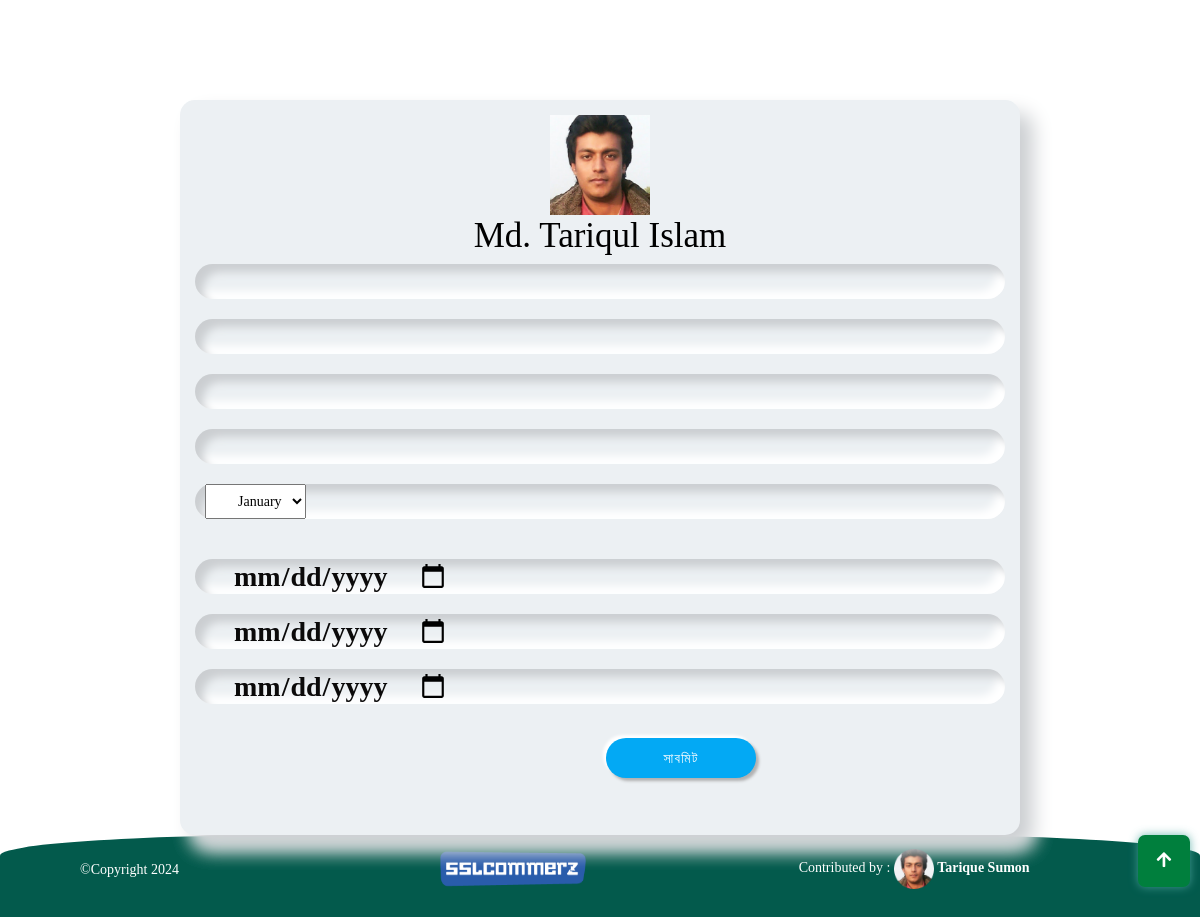
The app's page /payments/create_payment (signed in) with its own data.
### accounts/models.py (models this page shows)
class CustomUser(AbstractUser):
    username=None
    first_name=None
    last_name=None
    email=models.EmailField(max_length=100, unique=True)
    name=models.CharField(max_length=100)
    phone=models.CharField(max_length=20, unique=True)
    roll=models.CharField(max_length=100, null=True)
    session=models.CharField(max_length=100, null=True)
    group=models.CharField(max_length=100,  null=True)
    college=models.CharField(max_length=100, null=True)
    image=models.ImageField(upload_to='media/',blank=True,null=True)
    email_is_verified=models.BooleanField(default=False,null=True)
    USERNAME_FIELD='email'
    REQUIRED_FIELDS=['name','phone']
    objects=UserManager()

### payments/views.py (the view, shortened to what this page needs)
# urls.py: path('create_payment', views.CreatePayment, name='create_payment'),
def CreatePayment(request):
 if request.user.is_authenticated:
    user = request.user
    form = PaymentCreateForm(request.POST, request.FILES)
    users=CustomUser.objects.all()
    return render(request, 'payments/createpayment.html', {'form': form})

### payments/forms.py
class PaymentCreateForm(forms.ModelForm):
    email = forms.EmailField()
    month = forms.ChoiceField(choices= (('January', 'January'),('February', 'February'),('March', 'March'),('April', 'April'),('May', 'May'),('June', 'June'),))
    start_date = forms.DateInput()
    end_date = forms.DateInput()
    deadline = forms.DateInput()
    class Meta:
        model = Payment
        fields = [ 'email','user_id','phone','month','amount','start_date','end_date','status','deadline']
        exclude = ()
        widgets = {
            'start_date': forms.DateInput(
        format=('%m-%d-%y'),
        attrs={'class': 'form-control',
               'placeholder': 'Select a date',
               'type': 'date'
              }),
            'end_date': forms.DateInput(
        format=('%m-%d-%y'),
        attrs={'class': 'form-control',
               'placeholder': 'Select a date',
               'type': 'date'
              }),
             'deadline': forms.DateInput(
        format=('%m-%d-%y'),
        attrs={'class': 'form-control',
               'placeholder': 'Select a date',
               'type': 'date'
              }),
        }

### templates/payments/createpayment.html (shortened to what this page needs)
{% extends 'basepage/user_layout.html'%}
{%block content %}
{% load  static %}
<div class="wrapper1">
<form class="form-horizontal" role="form" method="POST" action="{% url 'create_payment' %}" enctype="multipart/form-data">
        <div class="text-center">
            <img src="{%if user.image%}{{user.image.url}}{% else %} {% static 'images/avatar.jpg' %}  {% endif %}" class="avatar img-circle" alt="avatar"
                 style="width: 100px; height: 100px;">
            <h1>{{user.name}}</h1>
            <div  class="form-field d-flex align-items-center">
                <div class="loginBox">
            {{ form.email }}
                </div>
            </div>
            <div  class="form-field d-flex align-items-center">
                <div class="loginBox">
            {{ form.user_id }}
                </div>
            </div>
            <div  class="form-field d-flex align-items-center">
                <div class="loginBox">
            {{ form.amount }}
                </div>
            </div>
            <div  class="form-field d-flex align-items-center">
                <div class="loginBox">
            {{ form.status }}
                </div>
            </div>
            <div  class="form-field d-flex align-items-center">
                <div class="loginBox">
            {{ form.month }}
                </div>
            </div>
            <div class="form-field d-flex align-items-center">
                <div class="loginBox">
            {{ form.start_date }}
                </div>
            </div>
            <div  class="form-field d-flex align-items-center">
                <div class="loginBox">
            {{ form.end_date }}
        </div>
    </div>
        <div  class="form-field d-flex align-items-center">
            <div class="loginBox">
        {{ form.deadline }}
    </div>
    </div>
            <div class="loginBox">
                <button style="width: 50%; margin-left: 20%" class="btn mt-3">সাবমিট</button>
                </div>
</form>
<br><br>
</div>
{% endblock content%}

### static/css/ictparkbd/twitterstyle.css (style rules this page uses)
* { margin: 0; padding: 0; box-sizing: border-box; font-family: kalpurush; }
body { background: #ecf0f3; }

### static/css/ictparkbd/userstyle.css (style rules this page uses)
* { margin: 0; padding: 0; }
* { margin: 0; padding: 0; box-sizing: border-box; font-family: kalpurush; }
body { background: #f5f7f6; background-color: transparent; }
.wrapper1 { width: 70%; max-width: 99%; min-height: 500px; margin: auto; margin-top: 8%; font-family: kalpurush; padding: 15px 15px 15px 15px; background-color: #ecf0f3; border-radius: 15px; box-shadow: 13px 13px 20px #cbced1, 13px 13px 20px #fff; }
.wrapper1 .form-field input { font-family: kalpurush; width: 100%; display: block; border: none; outline: none; background: none; font-size: 2rem; color: #0b0a0a; padding: 10px 15px 10px 10px; }
.wrapper1 .form-field { padding-left: 10px; margin-bottom: 20px; border-radius: 20px; box-shadow: inset 8px 8px 8px #cbced1, inset -8px -8px 8px #fff; }
.wrapper1 .btn { box-shadow: none; max-width: 150px; height: 40px; background-color: #03A9F4; color: #fff; border-radius: 25px; box-shadow: 3px 3px 3px #b1b1b1, -3px -3px 3px #fff; letter-spacing: 1.3px; }

### records on screen
CustomUser: image (picture), name "Md. Tariqul Islam"
